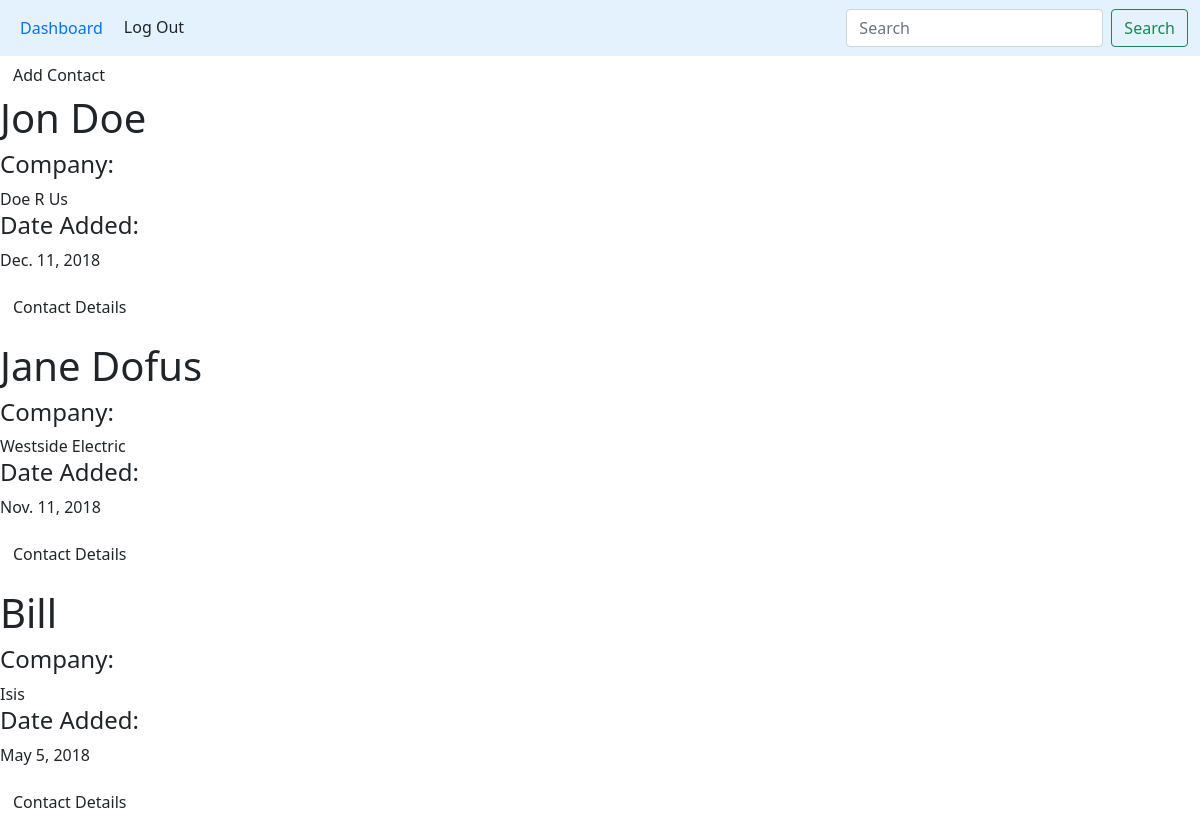
Screenshot of /contacts/ (signed in) with the database file from the repository.
### djoba/models/contact.py (models this page shows, shortened)
class Contact(models.Model):
	user = models.ForeignKey(User,on_delete=models.CASCADE)
	name = models.CharField(max_length=80)
	email = models.CharField(max_length=150)
	phone = models.CharField(max_length=20)
	company_name = models.CharField(max_length=80)
	title =	models.CharField(max_length=50)
	date_added = models.DateField(auto_now=False, auto_now_add=False)
	description = models.TextField()

### djoba/views/get_contacts.py (the view)
# urls.py: path('contacts/', views.get_contacts, name='contacts'),
def get_contacts(request):
	contacts = Contact.objects.filter(user=request.user.id)
	template = 'djoba/contacts.html'
	return render(request, template, {'contacts': contacts})

### djoba/templates/djoba/contacts.html
{%  extends 'djoba/index.html' %}
{% load staticfiles %}
{% block content %}
{% include 'djoba/nav.html' with nav_location=view.location %}
<div>
	<form method='get' action='/new_contact'>
		<button class='btn'type='submit' value='Add Contact'>Add Contact</button>
	</form>
</div>
{% for contact in contacts %}
<div class='centered'>
		<h1>{{contact.name}}</h1>
		<h4>Company:</h4>{{contact.company_name}}
		<h4>Date Added:</h4>{{contact.date_added}}
		<p>
			<form method='get' action="{% url 'contact_details' pk=contact.id %}">
				<button class='btn'type='submit' value='Contact Details'>Contact Details</button>
			</form>
		</p>
</div>
{% endfor %}
{% endblock content %}

### rows the page displays
Contact: name "Jon Doe", company_name "Doe R Us", date_added "Dec. 11, 2018"
Contact: name "Jane Dofus", company_name "Westside Electric", date_added "Nov. 11, 2018"
Contact: name "Bill", company_name "Isis", date_added "May 5, 2018"
